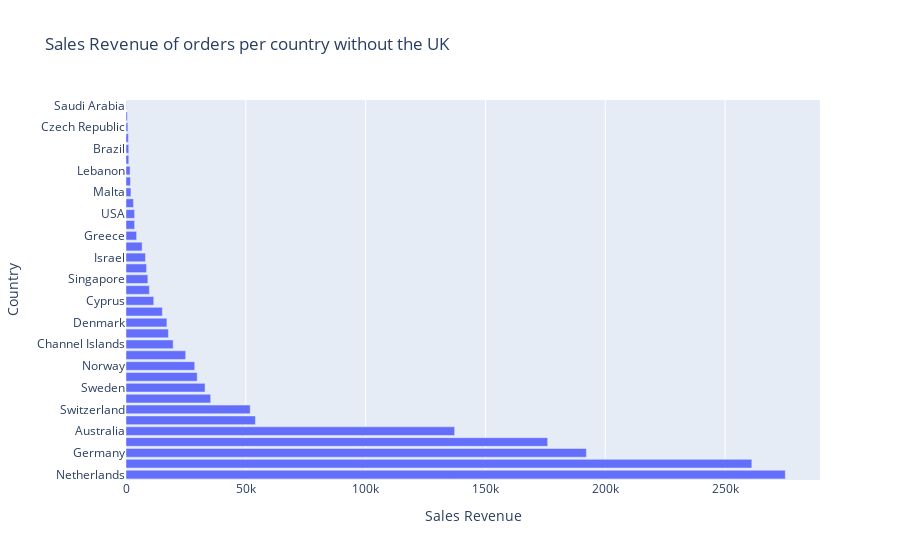

Notebook source saved alongside this figure:
### Code cell
temp_df = group_Quantity_and_SalesRevenue(df,'Country')

fig = px.bar(temp_df[temp_df['Country'] != "United Kingdom"], x= "Sales Revenue", y='Country', title= "Sales Revenue of orders per country without the UK")
fig.show()

### Figure 1 — Plotly figure (JSON) as saved in the notebook; plotly's stock layout.template omitted (floating-point values rounded to 4 significant figures)
{"data": [{"alignmentgroup": "True", "hovertemplate": "Sales Revenue=%{x}<br>Country=%{y}<extra></extra>", "legendgroup": "", "marker": {"color": "#636efa", "pattern": {"shape": ""}}, "name": "", "offsetgroup": "", "orientation": "h", "showlegend": false, "textposition": "auto", "type": "bar", "x": [275100.0, 261200.0, 192100.0, 176000.0, 137100.0, 54000.0, 51840.0, 35330.0, 32990.0, 29710.0, 28670.0, 24900.0, 19680.0, 17690.0, 17070.0, 15170.0, 11580.0, 9744.0, 9120.0, 8585.0, 8129.0, 6726.0, 4426.0, 3598.0, 3580.0, 3115.0, 2071.0, 1865.0, 1694.0, 1159.0, 1144.0, 1002.0, 786.7, 548.4, 145.9], "xaxis": "x", "y": ["Netherlands", "EIRE", "Germany", "France", "Australia", "Spain", "Switzerland", "Belgium", "Sweden", "Japan", "Norway", "Portugal", "Channel Islands", "Finland", "Denmark", "Italy", "Cyprus", "Hong Kong", "Singapore", "Austria", "Israel", "Poland", "Greece", "Iceland", "USA", "Canada", "Malta", "United Arab Emirates", "Lebanon", "European Community", "Brazil", "RSA", "Czech Republic", "Bahrain", "Saudi Arabia"], "yaxis": "y"}], "layout": {"barmode": "relative", "legend": {"tracegroupgap": 0}, "title": {"text": "Sales Revenue of orders per country without the UK"}, "xaxis": {"anchor": "y", "domain": [0, 1], "title": {"text": "Sales Revenue"}}, "yaxis": {"anchor": "x", "domain": [0, 1], "title": {"text": "Country"}}}}
